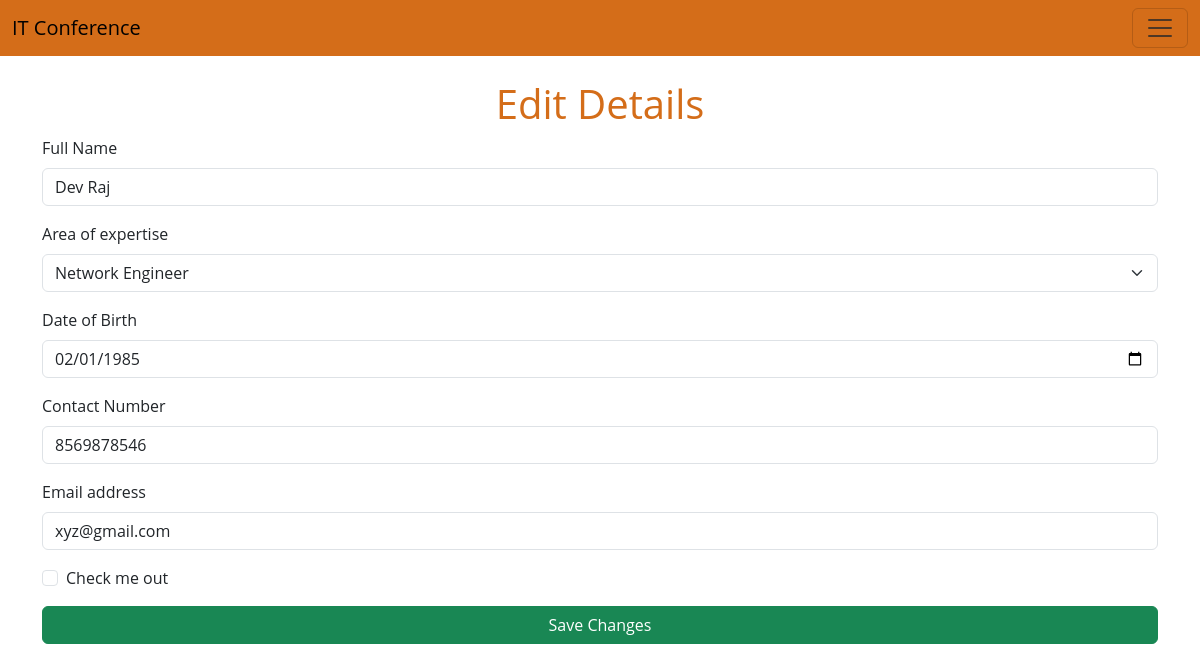
Screenshot of /edit.php?id=8 with the database file from the repository.
### tables this page shows
CREATE TABLE IF NOT EXISTS `attendee` (
  `attendee_id` int(11) NOT NULL AUTO_INCREMENT,
  `attendee_name` varchar(100) NOT NULL,
  `attendee_dob` date NOT NULL,
  `attendee_contact` varchar(15) NOT NULL,
  `attendee_email` varchar(100) NOT NULL,
  `attendee_speciality` int(11) NOT NULL,
  PRIMARY KEY (`attendee_id`),
  KEY `fk_attendee_specility` (`attendee_speciality`)
);

CREATE TABLE IF NOT EXISTS `specilities` (
  `speciality_id` int(11) NOT NULL AUTO_INCREMENT,
  `name` varchar(100) NOT NULL,
  PRIMARY KEY (`speciality_id`)
);

### includes/db/conn.php (called while the page is built)
<?php
    $host='127.0.0.1';
    $db='attendance_db';
    $user='root';
    $pass='';
    $charset='utf8mb4';
    $dsn="mysql:host=$host;dbname=$db;charset=$charset";
    try{
        $pdo=new PDO($dsn,$user,$pass);
        $pdo -> setAttribute( PDO::ATTR_ERRMODE,PDO::ERRMODE_EXCEPTION);
    }catch(PDOException $e){
        throw new PDOException($e->getMessage());
    }
    require_once "includes/db/crud.php";
    $crud=new crud($pdo);
?>

### includes/db/crud.php (called while the page is built, shortened)
<?php
class crud
{
    private $db;
    function __construct($conn)
    {
        $this->db = $conn;
    }
    public function getSpecialities()
    {
        try {
            $sql = "select * from specilities";
            $result = $this->db->query($sql);
            return $result;
        } catch (PDOException $e) {
            $e->getMessage();
            return false;
        }
    }
    public function getAttendeeDetails($id)
    {
        try {
            $sql = "select * from attendee a inner join specilities s on a.attendee_speciality=s.speciality_id where a.attendee_id=:id";
            $stmt = $this->db->prepare($sql);
            $stmt->bindparam(':id', $id);
            $stmt->execute();
            $result = $stmt->fetch();
            return $result;
        } catch (PDOException $e) {
            $e->getMessage();
            return false;
        }
    }
}

### edit.php (the view, shortened to what this page needs)
<?php
require_once "includes/header.php";
require_once "includes/db/conn.php";
$result = $crud->getSpecialities();
if (!isset($_GET['id'])) {
    echo 'error';
} else {
    $id = $_GET['id'];
    $attendee_detail = $crud->getAttendeeDetails($id);
?>
<div class="container main-container" style="margin-top: 80px;">
    <h1 class="text-center text-wrap registration-heading">Edit Details</h1>
    <form method="post" action="editUpdate.php" id="registrationForm">
        <div class="mb-3">
            <label for="name" class="form-label">Full Name</label>
            <input type="text" class="form-control" id="name" name="name" value="<?php echo $attendee_detail['attendee_name'] ?>">
        </div>
        <div class="mb-3">
            <label for="designation" class="form-label">Area of expertise</label>
            <select class="form-select" aria-label="Default select example" id="designation" name="designation">
                <?php while ($r = $result->fetch(PDO::FETCH_ASSOC)) { ?>
                    <option value=<?php echo $r['speciality_id'] ?> <?php
                                                                    if ($attendee_detail['attendee_speciality'] == $r['speciality_id']) {
                                                                        echo 'selected';
                                                                    }
                                                                    ?>>
                        <?php echo $r['name'] ?>
                    </option>
                <?php } ?>
            </select>
        </div>
        <div class="mb-3">
            <label for="dob" class="form-label">Date of Birth</label>
            <input type="date" class="form-control" id="dob" name="dob" value="<?php echo $attendee_detail['attendee_dob'] ?>">
        </div>
        <div class="mb-3">
            <label for="phone" class="form-label">Contact Number</label>
            <input type="text" class="form-control" id="phone" aria-describedby="phoneHelp" name="phone" value="<?php echo $attendee_detail['attendee_contact'] ?>">
        </div>
        <div class="mb-3">
            <label for="email" class="form-label">Email address</label>
            <input type="email" class="form-control" id="email" aria-describedby="emailHelp" name="email" value="<?php echo $attendee_detail['attendee_email'] ?>">
        </div>
        <div class="mb-3 form-check">
            <input type="checkbox" class="form-check-input" id="exampleCheck1" name="exampleCheck1">
            <label class="form-check-label" for="exampleCheck1">Check me out</label>
        </div>
        <div class="d-grid gap-2">
            <button type="submit" name="submit" value="submit" class="btn btn-success btn-block">Save Changes</button>
        </div>
    </form>
</div>
<?php }?>
<?php require_once "includes/footer.php" ?>

### css/Styles.css (style rules this page uses)
body { font-family: "Open Sans", -apple-system, BlinkMacSystemFont, "Segoe UI", Roboto, Oxygen-Sans, Ubuntu, Cantarell, "Helvetica Neue", Helvetica, Arial, sans-serif; }
.main-container { margin-bottom: 80px; margin-top: 80px; }
.registration-heading { color: #d46d19; font-weight: 500; }

### rows the page displays
attendee: name "Dev Raj", designation "Network Engineer", dob "02/01/1985", phone "8569878546", email "xyz@gmail.com"
